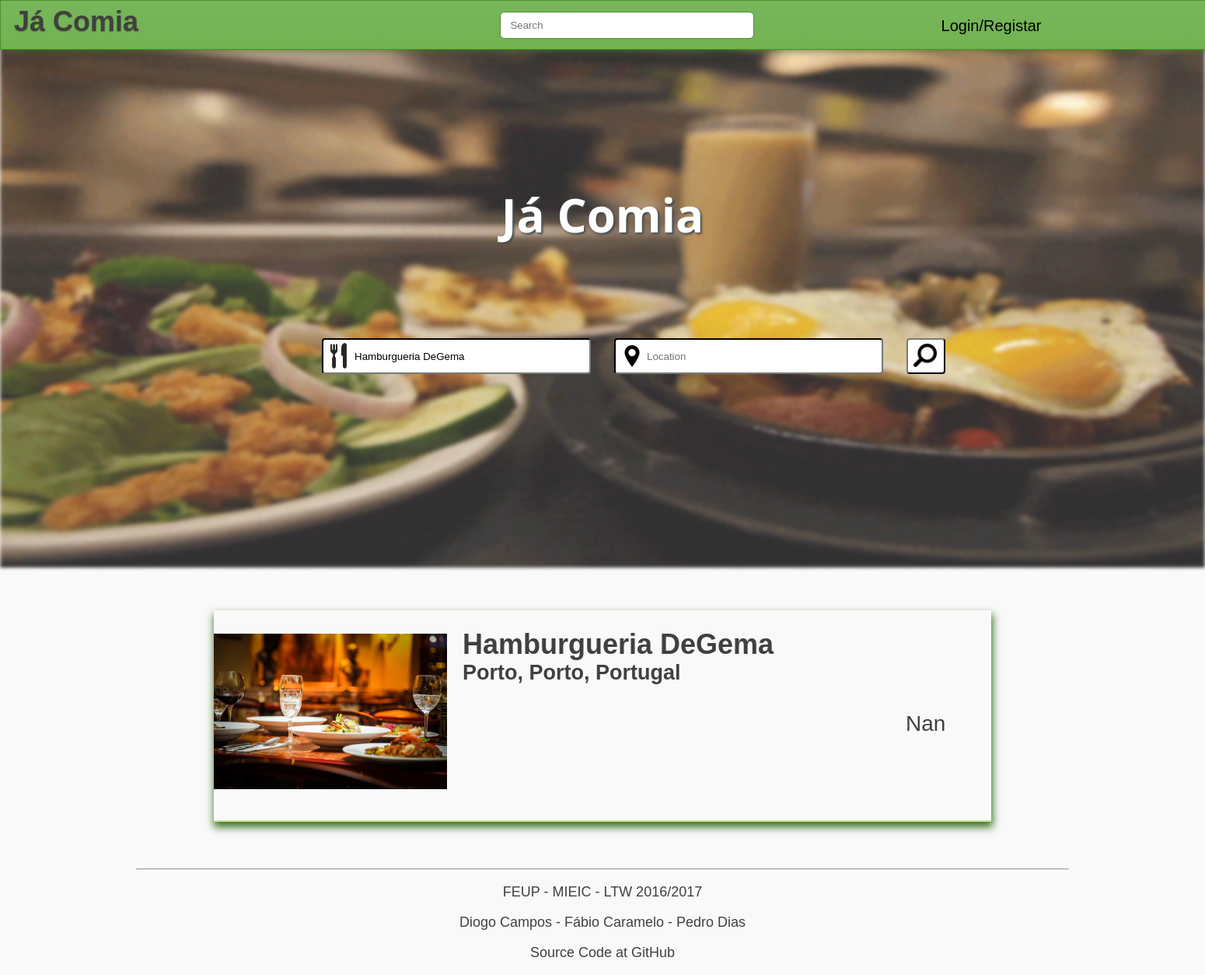
Screenshot of /feed/feed.php?rname=Hamburgueria DeGema with the database file from the repository.
### tables this page shows
CREATE TABLE Restaurants (
    name VARCHAR(32) NOT NULL,
    address VARCHAR(32) NOT NULL,
    type VARCHAR(16) NOT NULL,
    city VARCHAR(32) NOT NULL,
    district VARCHAR(32) NOT NULL,
    country VARCHAR(32) NOT NULL,
    description VARCHAR(1024) ,
    avgClass REAL,
    PRIMARY KEY(name, address)
);

### feed/feed.php (the view, shortened to what this page needs)
<?php include_once('../templates/header.php') ?>
<head>
</head>
<body>
    <?php include_once('../templates/topbar.php') ?>
    <div id="main">
        <img src="../resources/mainimg.gif"/>
        <div id="maincontent">
            <h1>Já Comia</h1>
            <div id="mainsearch"/>
            <form action="feed.php" method="get">
                <?php
                if(isset($_GET['rname'])){
                $rname = $_GET['rname'];
                $local = $_GET['local'];
                }
                else {
                    $rname = '';
                    $local = '';
                }
                echo '<input type="text" name="rname" placeholder="Restaurant" pattern="[a-zA-Z0-9\s]+" title="Insert letters, numbers and spaces only." value="' . $rname . '">';
                echo '<input type="text" name="local" placeholder="Location" pattern="[a-zA-Z0-9\s]+" title="Insert letters, numbers and spaces only." value="' . $local . '">';
                ?>
                <input type="submit" value="">
            </form>
        </div>
    </div>
<div id="restaurantslist">
    <?php
    if(isset($_GET['rname'])){
    $rname = $_GET['rname'];
    $local = $_GET['local'];
    }
    include_once('../Database/Connect.php');
    if($rname == '' && $local == '' && $search == '')
    $stmt = $db->prepare("SELECT *,rowid FROM Restaurants ORDER BY avgClass DESC");
    else if ($search != '')
    $stmt = $db->prepare("SELECT *,rowid FROM Restaurants WHERE name LIKE '%$search%' OR city LIKE '%$search%' OR district LIKE '%$search%' OR country LIKE '%$search%' ORDER BY avgClass DESC");
    else{
        if($rname != '' && $ $local == '')
            $stmt = $db->prepare("SELECT *,rowid FROM Restaurants WHERE name LIKE '%$rname%' ORDER BY avgClass DESC");
    }
    $stmt->execute();
    $result = $stmt->fetchAll();
    foreach ($result as $row)
    {
        $restid = $row['rowid'];
        $link = "../restaurant/restaurant.php?id=" . $restid;
        $imagequery = $db->prepare("SELECT * FROM Images WHERE restaurant = '$restid';");
        try {
        $imagequery->execute();
        } catch (PDOException $e){
        }
        $images = $imagequery->fetchAll();
        if(!isset($images[0]))
            $image = "../resources/rex.jpg";
        else
            $image = $images[0]['name'];
        $rating = $row['avgClass'];
        $rating = round($rating, 1);
        echo  '<div class="restaurant">';
        echo '<img src="' . $image . '">';
        echo '<h1>' . '<a href=' . $link . '>' . $row['name'] . '</a>' . '</h1>';
        echo '<h2>' . $row['city'] , ", " , $row['district'], ", ", $row['country']  . '</h2>';
        echo '<div class="rrating">';
        if($rating != NULL)
        echo '<p>' . $rating, "/5" . '</p>';
        else
        echo '<p>  Nan </p>';
        echo '</div>';
        echo '</div>';
    }
    ?>
</div>
</body>
<?php  include_once('../templates/footer.php') ?>

### feed/style.css (style rules this page uses)
body { font-size: 18px; font-family: Tahoma, Verdana, sans-serif; color: #404040; background: #f9f9f9; margin: auto; overflow-x: hidden; min-width: 700px; }
#main img { width: 100%; height: 680px; margin: auto; margin-top: 50px; opacity: 0.8; filter: blur(2px); }
#maincontent { width: 1000px; margin: auto; text-align: center; }
#maincontent h1 { width: 1000px; color: white; margin-top: -500px; position: absolute; font-size: 60px; font-family: 'Open Sans', sans-serif; text-shadow:2px 2px 3px #414a4e; }
#mainsearch { margin-top: -300px; z-index: 10; position: absolute; }
#mainsearch form { width: 1000px; margin: auto; display: inline-block; }
#mainsearch input { height: 40px; width: 300px; border-radius: 4px; border-color: #252625; padding-left: 40px; }
#mainsearch input:first-child { background-image: url('../resources/fork-icon.png'); background-position: 2px 2px; background-size: 37px 37px; background-repeat: no-repeat; }
#mainsearch input:nth-child(2) { margin-left: 30px; background-image: url('../resources/location-icon.png'); background-position: 7px 7px; background-size: 28px 28px; background-repeat: no-repeat; }
#mainsearch input:nth-child(3) { height: 46px; width: 40px; margin-left: 30px; background-color: white; background-repeat: no-repeat; background-image: url('../resources/search-icon.png'); background-size: 30px 30px; background-position: 7px 5px; position: absolute; }
#restaurantslist { width: 1000px; margin: 50px auto; box-shadow: 1px 6px 10px 1px #3e7327; }
#restaurantslist img { width: 300px; }
#restaurantslist h1 { display: inline; margin-left: 20px; margin-top: -7px; position: absolute; min-width: 800px; }
#restaurantslist h2 { display: inline; margin-left: 20px; margin-top: 35px; position: absolute; min-width: 800px; }
#restaurantslist p { display: inline; position: absolute; width: 550px; margin-left: 20px; margin-top: 70px; }
#restaurantslist a { text-decoration: none; color: currentColor; }
.restaurant { padding-bottom: 30px; padding-top: 30px; height: 210px; border-bottom-style: solid; border-bottom-width: 2px; border-bottom-color: #c7e497; }
.rrating { font-size: 28px; margin-top: 30px; margin-left: 570px; display: inline; position: absolute; }

### rows the page displays
restaurants: name "Hamburgueria DeGema", city "Porto", district "Porto", country "Portugal"
